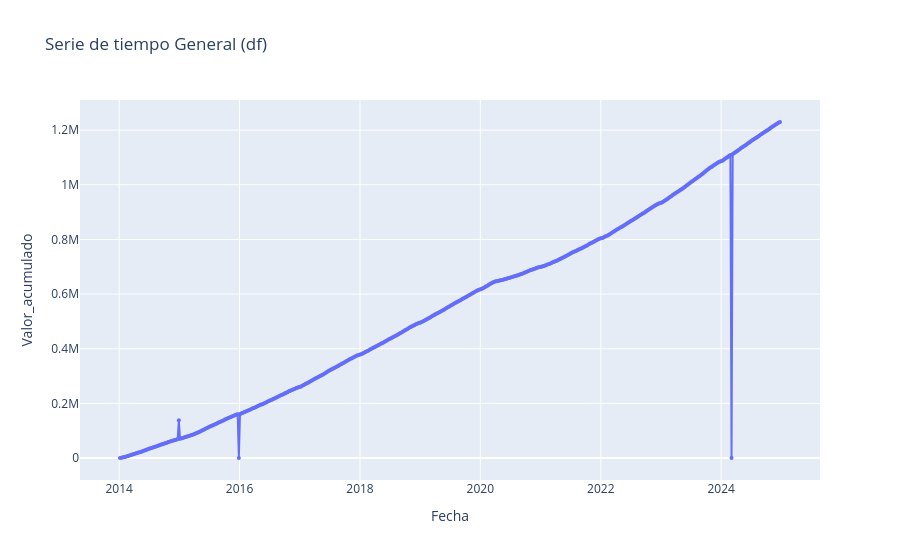

Notebook code for this chart:
### Code cell
df_acumulado = df_general.groupby('Fecha')['Valor_acumulado'].sum().reset_index()
df_acumulado['Semana'] = df_acumulado["Fecha"].dt.isocalendar().week
# display(df_acumulado.head())

# Gráfica de línea con seaborn
fig = sns.lineplot(data=df_acumulado, x='Fecha', y='Valor_acumulado', marker='o')
fig.set_title('Serie de tiempo General (df_final) - Solo Sem.')
fig.grid(True)
fig.figure.set_size_inches(11, 6)
plt.show()
plt.show()

# # Gráfica de línea con plotly
fig = px.line(df_acumulado, x='Fecha', y='Valor_acumulado',title=f"Serie de tiempo General (df)",
              hover_data={'Semana': True, 'Fecha': True},
              markers=True,
            )
# Ajustar el tamaño de los marcadores
fig.update_traces(marker=dict(size=4))
# # fig.update_layout(height=800)
fig.show()

### Figure 1 — Plotly figure (JSON) as saved in the notebook; plotly's stock layout.template omitted (floating-point values rounded to 4 significant figures; data arrays with more than 128 entries replaced by an {"elided": "..."} marker saying what was removed)
{"data": [{"customdata": {"elided": "573x1 int values"}, "hovertemplate": "Fecha=%{x}<br>Valor_acumulado=%{y}<br>Semana=%{customdata[0]}<extra></extra>", "legendgroup": "", "line": {"color": "#636efa", "dash": "solid"}, "marker": {"size": 4, "symbol": "circle"}, "mode": "lines+markers", "name": "", "orientation": "v", "showlegend": false, "type": "scatter", "x": {"elided": "573 str values"}, "xaxis": "x", "y": {"elided": "573 float values"}, "yaxis": "y"}], "layout": {"legend": {"tracegroupgap": 0}, "title": {"text": "Serie de tiempo General (df)"}, "xaxis": {"anchor": "y", "domain": [0, 1], "title": {"text": "Fecha"}}, "yaxis": {"anchor": "x", "domain": [0, 1], "title": {"text": "Valor_acumulado"}}}}
